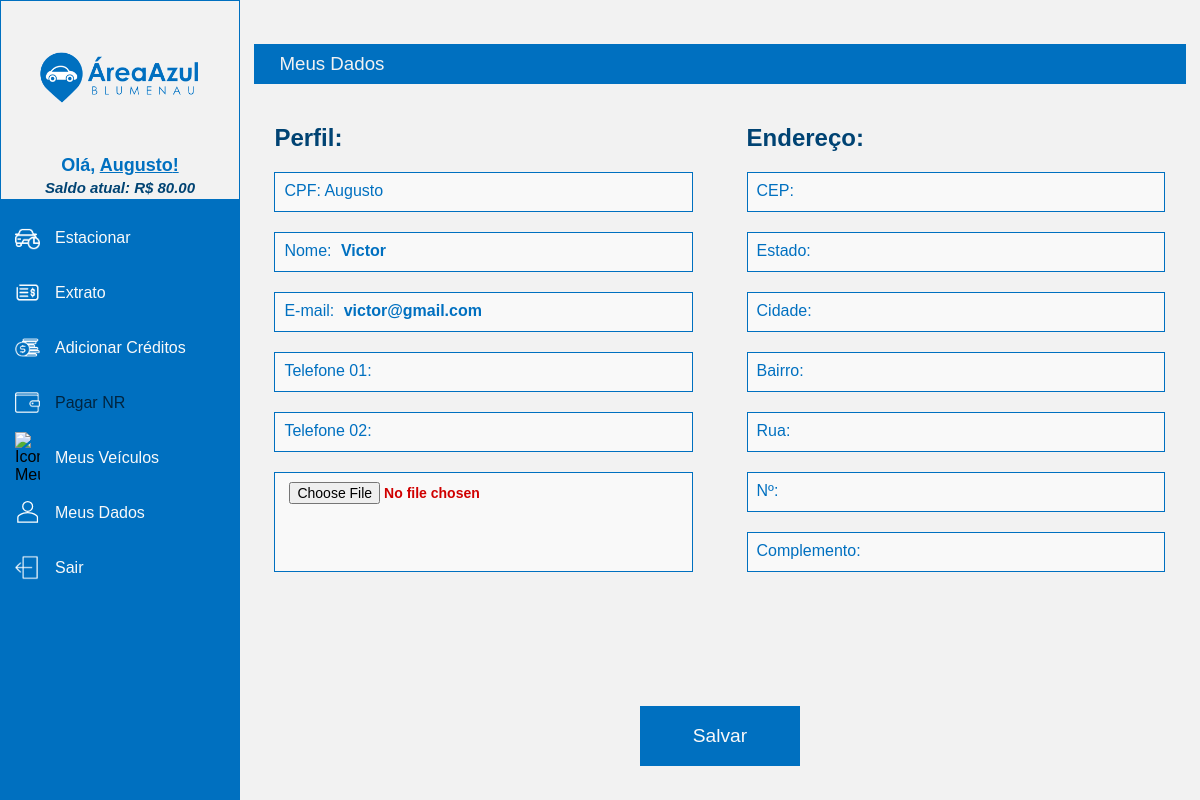
The app's page /cliente/3/dados/ (signed in), older data.
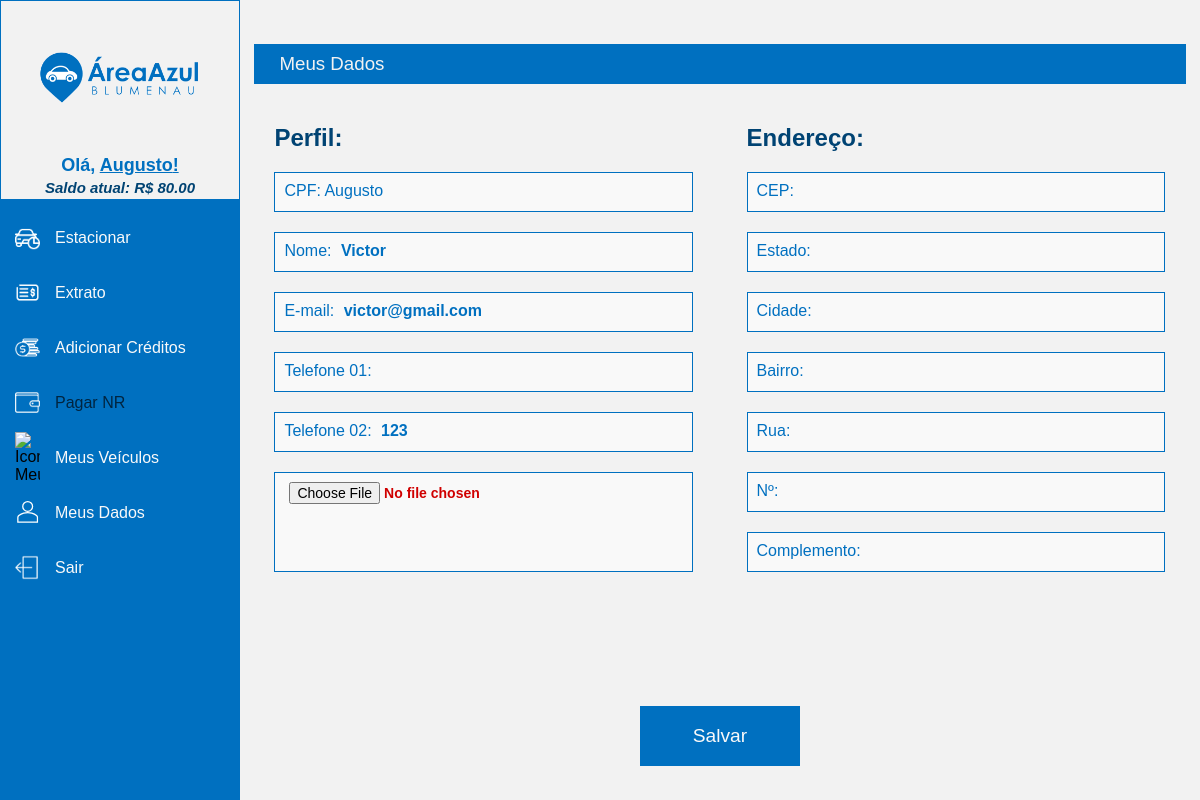
The same page, newer data.
### home/models.py (models this page shows, shortened)
class Client(models.Model):
    user = models.OneToOneField(User, on_delete=models.CASCADE, null=True)
    name = models.CharField(max_length=50)
    phone1 = models.CharField(max_length=20, null=True, blank=True)
    phone2 = models.CharField(max_length=20, null=True, blank=True)
    email = models.EmailField(max_length=100)
    credits = models.FloatField(default=0)
    date_created = models.DateTimeField(auto_now_add=True, null=True)
    address = models.ForeignKey(Address, null=True, blank=True, on_delete=models.SET_NULL)
    profile_pic = models.ImageField(default='generic_profile.png', null=True, blank=True)

### cliente/views.py (the view, shortened to what this page needs)
# urls.py: path("<str:pk>/dados/", views.dados, name="dados"),
@login_required(login_url='login')
def dados(request, pk):
    client = Client.objects.get(pk=pk)
    address = client.address
    clientForm = ClientForm(instance=client)
    addressForm = AddressForm(instance=address)
    context = {'client':client, 'clientForm':clientForm, 'addressForm':addressForm}
    return render(request, "cliente/dados.html", context)

### home/forms.py
class ClientForm(ModelForm):
    class Meta:
        model = Client
        fields = ['name', 'email', 'phone1', 'phone2', 'profile_pic']

class AddressForm(ModelForm):
    class Meta:
        model = Address
        fields = '__all__'

### cliente/templates/cliente/dados.html (shortened to what this page needs)
{% extends 'cliente/base_clientes.html' %}
{% load static %}
{% block content %}
<form action='' method='POST' class='dados-form' enctype="multipart/form-data">
    <div class="form-box">
        <div class="perfil">
            <h2>Perfil:</h2>
            <span>CPF: {{user.username}}</span>
            <span>Nome: {{clientForm.name}}</span>
            <span>E-mail: {{clientForm.email}}</span>
            <span>Telefone 01: {{clientForm.phone1}}</span>
            <span>Telefone 02: {{clientForm.phone2}}</span>
            <span id='import-img'>{{clientForm.profile_pic}}</span>
        </div>
        <div class="address">
            <h2>Endereço:</h2>
            <span>CEP: {{addressForm.zip_code}}</span>
            <span>Estado: {{addressForm.state}}</span>
            <span>Cidade: {{addressForm.city}}</span>
            <span>Bairro: {{addressForm.district}}</span>
            <span>Rua: {{addressForm.street_name}}</span>
            <span>Nº: {{addressForm.house_number}}</span>
            <span>Complemento: {{addressForm.complement}}</span>
        </div>
    </div>
    <button type="submit" class="btn-dados">Salvar</button>
</form>
{% endblock %}

Row changes from the older to the newer data that the page shows:
changed Client "Victor": phone2 (not shown) → "123"
